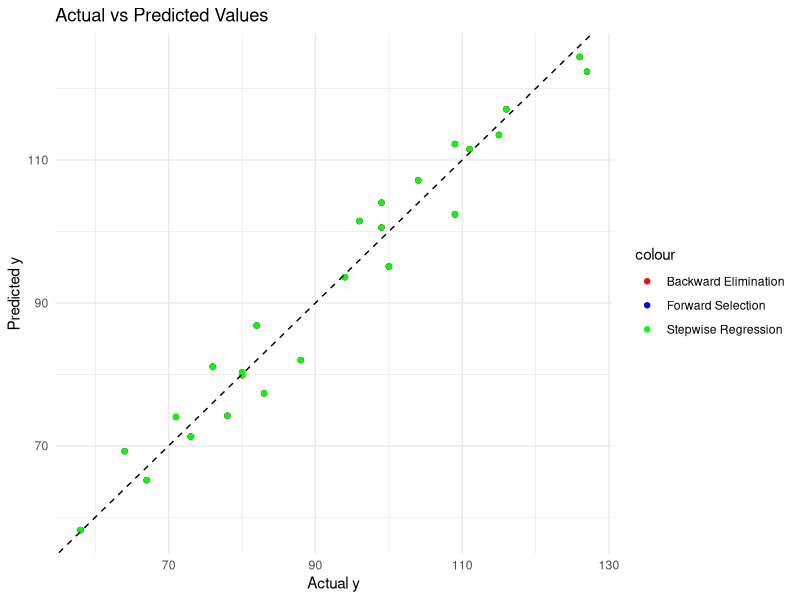
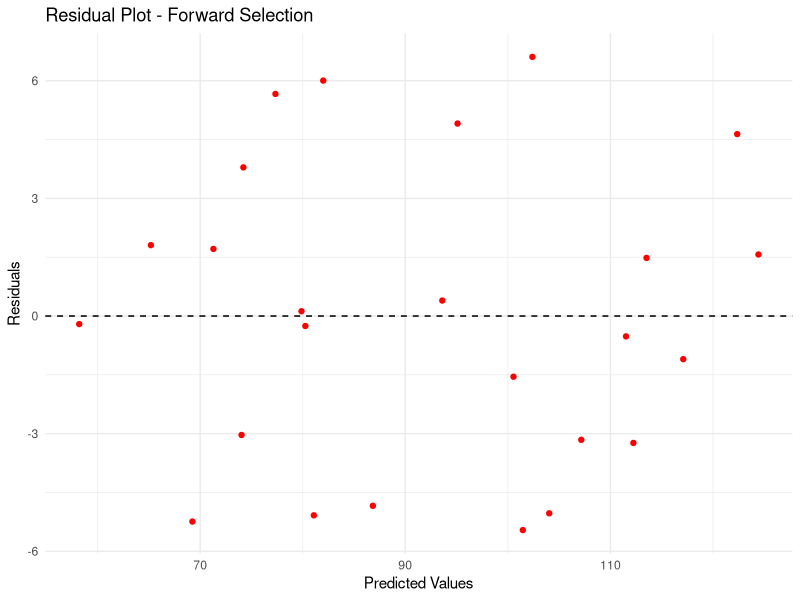
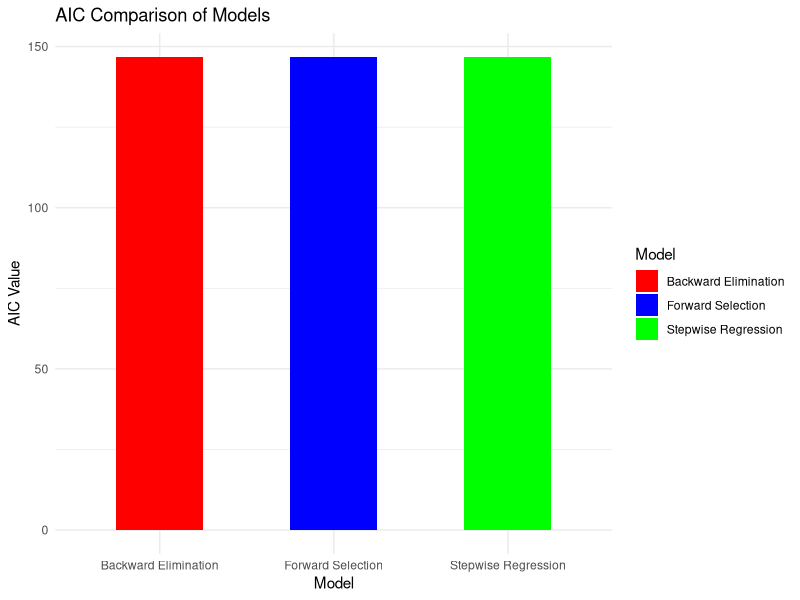

Write R code to recreate these figures, in order.
library(readxl)
library(ggplot2)
library(MASS)

# Đọc dữ liệu
jobs_data <- read_excel("data.xlsx", col_names = FALSE)
colnames(jobs_data) <- c("y", "t1", "t2", "t3", "t4")

# Mô hình null (chỉ có intercept) và mô hình đầy đủ
null_model <- lm(y ~ 1, data = jobs_data)
full_model <- lm(y ~ t1 + t2 + t3 + t4, data = jobs_data)

# Forward Selection
forward_model <- step(null_model, scope = list(lower = null_model, upper = full_model), direction = "forward")

# Backward Elimination
backward_model <- step(full_model, direction = "backward")

# Stepwise Regression
stepwise_model <- step(null_model, scope = list(lower = null_model, upper = full_model), direction = "both")

# Thêm dự đoán vào dữ liệu
jobs_data$pred_forward <- predict(forward_model, jobs_data)
jobs_data$pred_backward <- predict(backward_model, jobs_data)
jobs_data$pred_stepwise <- predict(stepwise_model, jobs_data)

# Biểu đồ so sánh giá trị thực tế và dự đoán
ggplot(jobs_data, aes(x = y)) +
  geom_point(aes(y = pred_forward, color = "Forward Selection")) +
  geom_point(aes(y = pred_backward, color = "Backward Elimination")) +
  geom_point(aes(y = pred_stepwise, color = "Stepwise Regression")) +
  geom_abline(slope = 1, intercept = 0, linetype = "dashed") + 
  labs(title = "Actual vs Predicted Values", x = "Actual y", y = "Predicted y") +
  theme_minimal() +
  scale_color_manual(values = c("red", "blue", "green"))

# Biểu đồ Residuals để kiểm tra mô hình
ggplot(jobs_data, aes(x = pred_forward, y = residuals(forward_model))) +
  geom_point(color = "red") +
  geom_hline(yintercept = 0, linetype = "dashed") +
  labs(title = "Residual Plot - Forward Selection", x = "Predicted Values", y = "Residuals") +
  theme_minimal()

# So sánh AIC của các mô hình
aic_values <- data.frame(
  Model = c("Forward Selection", "Backward Elimination", "Stepwise Regression"),
  AIC = c(AIC(forward_model), AIC(backward_model), AIC(stepwise_model))
)

ggplot(aic_values, aes(x = Model, y = AIC, fill = Model)) +
  geom_bar(stat = "identity", width = 0.5) +
  labs(title = "AIC Comparison of Models", y = "AIC Value") +
  theme_minimal() +
  scale_fill_manual(values = c("red", "blue", "green"))

  # In summary các mô hình
cat("Forward Selection Model Summary:\n")
print(summary(forward_model))

cat("\nBackward Elimination Model Summary:\n")
print(summary(backward_model))

cat("\nStepwise Regression Model Summary:\n")
print(summary(stepwise_model))

# In bảng AIC
aic_values <- data.frame(
  Model = c("Forward Selection", "Backward Elimination", "Stepwise Regression"),
  AIC = c(AIC(forward_model), AIC(backward_model), AIC(stepwise_model))
)
print(aic_values)
